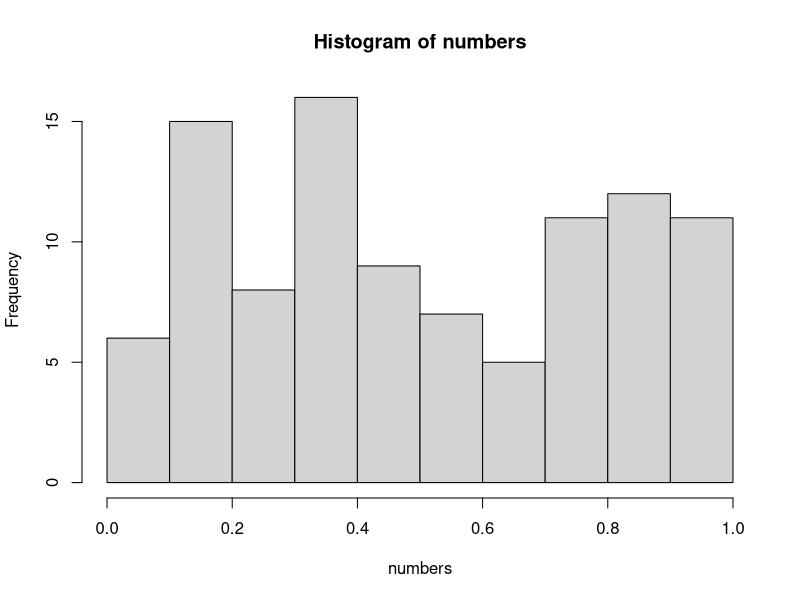
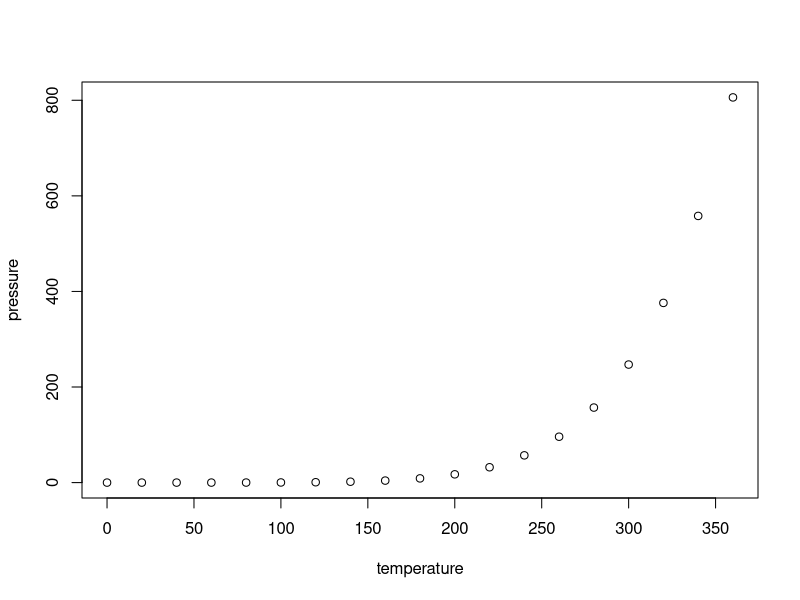

The R source for these figures, in order:
## ---- chunk 1
numbers <- runif(1:100)
hist(numbers)
## ---- chunk 2
knitr::opts_chunk$set(echo = TRUE)
## ---- chunk 3
summary(cars)
## ---- chunk 4
plot(pressure)
